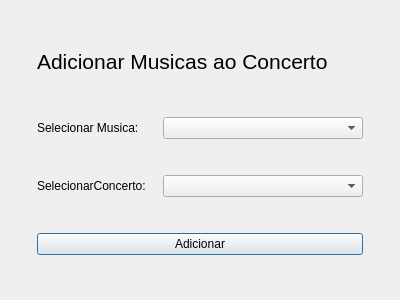
<?xml version="1.0" encoding="UTF-8"?>
<ui version="4.0">
 <class>AddConcertMusic</class>
 <widget class="QDialog" name="AddConcertMusic">
  <property name="geometry">
   <rect>
    <x>0</x>
    <y>0</y>
    <width>400</width>
    <height>300</height>
   </rect>
  </property>
  <property name="windowTitle">
   <string>Dialog</string>
  </property>
  <layout class="QGridLayout" name="gridLayout">
   <item row="0" column="0">
    <widget class="QLabel" name="label">
     <property name="minimumSize">
      <size>
       <width>0</width>
       <height>30</height>
      </size>
     </property>
     <property name="maximumSize">
      <size>
       <width>16777215</width>
       <height>40</height>
      </size>
     </property>
     <property name="font">
      <font>
       <pointsize>16</pointsize>
      </font>
     </property>
     <property name="text">
      <string>Adicionar Musicas ao Concerto</string>
     </property>
    </widget>
   </item>
   <item row="1" column="0">
    <layout class="QHBoxLayout" name="horizontalLayout">
     <item>
      <widget class="QLabel" name="label_2">
       <property name="minimumSize">
        <size>
         <width>120</width>
         <height>0</height>
        </size>
       </property>
       <property name="maximumSize">
        <size>
         <width>120</width>
         <height>16777215</height>
        </size>
       </property>
       <property name="text">
        <string>Selecionar Musica:</string>
       </property>
      </widget>
     </item>
     <item>
      <widget class="QComboBox" name="comboBoxMusica">
       <property name="minimumSize">
        <size>
         <width>150</width>
         <height>0</height>
        </size>
       </property>
       <property name="maximumSize">
        <size>
         <width>200</width>
         <height>16777215</height>
        </size>
       </property>
      </widget>
     </item>
    </layout>
   </item>
   <item row="2" column="0">
    <layout class="QHBoxLayout" name="horizontalLayout_2">
     <item>
      <widget class="QLabel" name="label_3">
       <property name="minimumSize">
        <size>
         <width>120</width>
         <height>0</height>
        </size>
       </property>
       <property name="maximumSize">
        <size>
         <width>120</width>
         <height>16777215</height>
        </size>
       </property>
       <property name="text">
        <string>SelecionarConcerto:</string>
       </property>
      </widget>
     </item>
     <item>
      <widget class="QComboBox" name="comboBoxConcerto">
       <property name="minimumSize">
        <size>
         <width>150</width>
         <height>0</height>
        </size>
       </property>
       <property name="maximumSize">
        <size>
         <width>200</width>
         <height>16777215</height>
        </size>
       </property>
      </widget>
     </item>
    </layout>
   </item>
   <item row="3" column="0">
    <widget class="QPushButton" name="pushButton">
     <property name="text">
      <string>Adicionar</string>
     </property>
    </widget>
   </item>
  </layout>
 </widget>
 <resources/>
 <connections/>
</ui>
